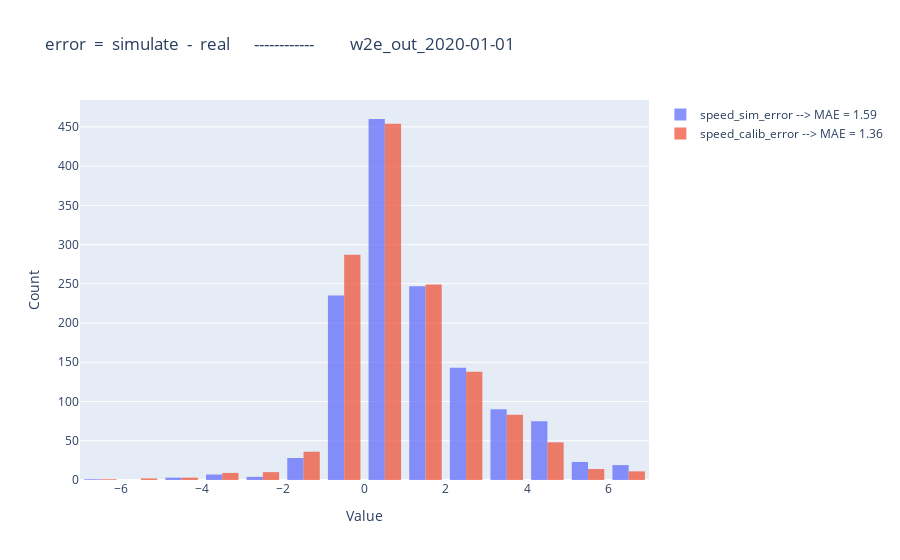

Notebook source saved alongside this figure:
### Code cell
import plotly.graph_objects as go

fig = go.Figure()

xbins=dict(
        start=-7,  # Bin start
        end=7,    # Bin end
        size=1    # Bin size (width of each bin)
    )
sim_MAE = round(abs(compare_df['speed_sim_error']).mean(),2)
calib_MAE = round(abs(compare_df['speed_calib_error']).mean(),2)
fig.add_trace(go.Histogram(x=compare_df['speed_sim_error'], name=f"speed_sim_error --> MAE = {sim_MAE}", opacity=0.75, xbins=xbins))
fig.add_trace(go.Histogram(x=compare_df['speed_calib_error'], name=f"speed_calib_error --> MAE = {calib_MAE}", opacity=0.75, xbins=xbins))

fig.update_layout(
    barmode='group',  # Use 'overlay' if you want stacked look
    xaxis_title='Value',
    yaxis_title='Count',
    title=f"error  =  simulate  -  real      ------------         {postfix}"
)

fig.show()
fig.write_html(f"diagram/hist_speed_error_{postfix}_new.html")

### Figure 1 — Plotly figure (JSON) as saved in the notebook; plotly's stock layout.template omitted (floating-point values rounded to 4 significant figures; data arrays with more than 128 entries replaced by an {"elided": "..."} marker saying what was removed)
{"data": [{"name": "speed_sim_error --> MAE = 1.59", "opacity": 0.75, "type": "histogram", "x": {"elided": "1358 float values"}, "xbins": {"end": 7, "size": 1, "start": -7}}, {"name": "speed_calib_error --> MAE = 1.36", "opacity": 0.75, "type": "histogram", "x": {"elided": "1358 float values"}, "xbins": {"end": 7, "size": 1, "start": -7}}], "layout": {"barmode": "group", "title": {"text": "error  =  simulate  -  real      ------------         w2e_out_2020-01-01"}, "xaxis": {"title": {"text": "Value"}}, "yaxis": {"title": {"text": "Count"}}}}
